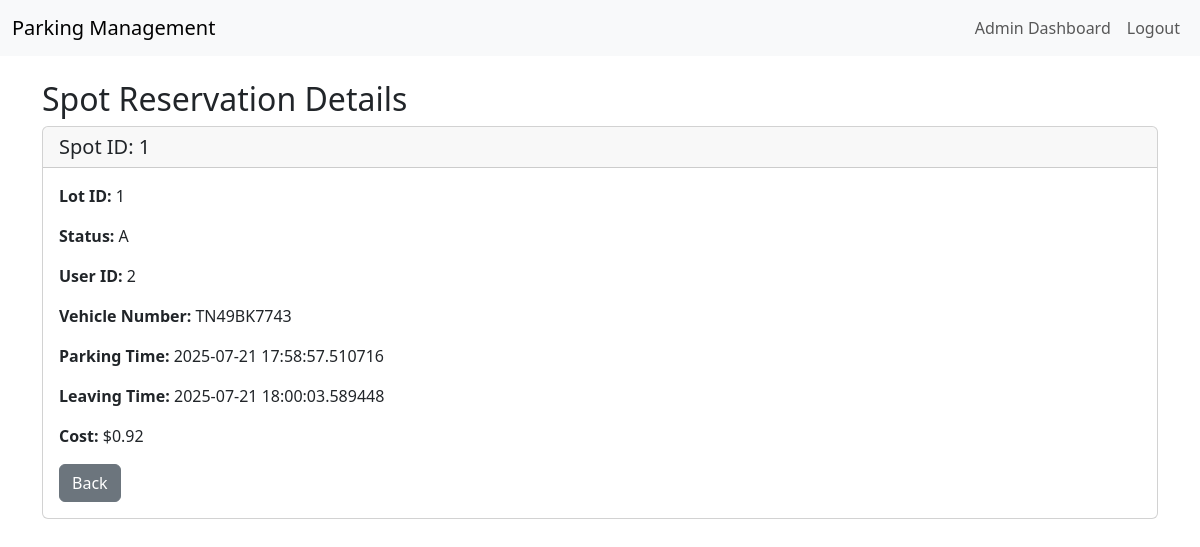
The app's page /admin/spot_details/1 (signed in), older data.
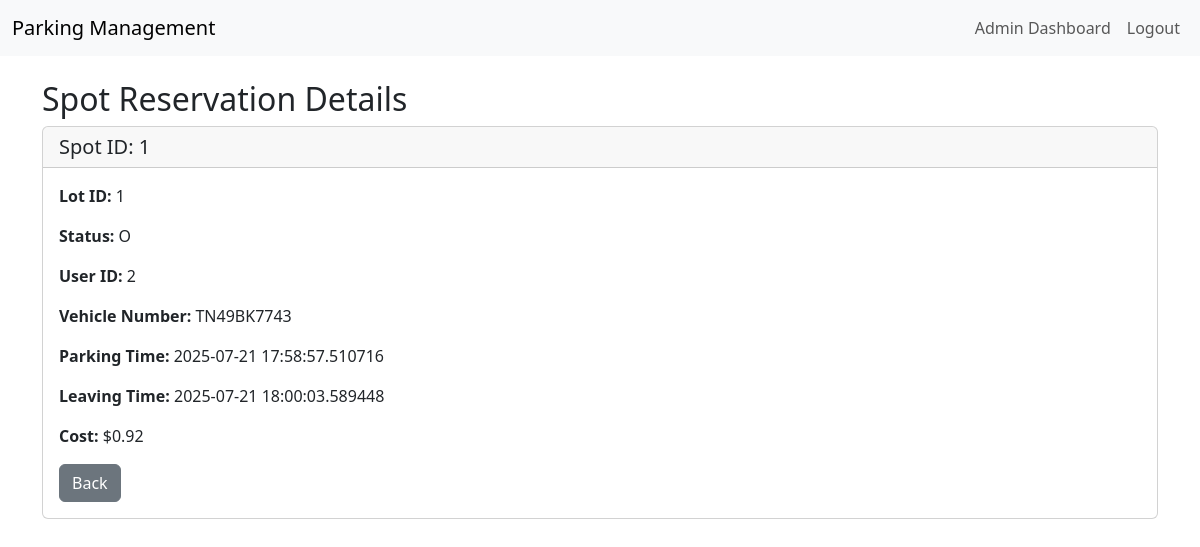
The same page, newer data.
### models.py (models this page shows)
class ParkingSpot(db.Model):
    id = db.Column(db.Integer, primary_key=True)
    lot_id = db.Column(db.Integer, db.ForeignKey('parking_lot.id'), nullable=False)
    status = db.Column(db.String(1), nullable=False, default='A')

### app.py (the view)
@app.route('/admin/spot_details/<int:spot_id>')
def spot_details(spot_id):
    user = get_current_user()
    if not user or user.role != 'admin':
        return redirect(url_for('login'))
    spot = ParkingSpot.query.get_or_404(spot_id)
    reservation = Reservation.query.filter_by(spot_id=spot_id).first()
    if not reservation:
        return redirect(url_for('view_spot', spot_id=spot_id))
    return render_template('spot_details.html', spot=spot, reservation=reservation)

### app.py (called while the page is built)
def get_current_user():
    if 'user_id' in session:
        user = User.query.get(session['user_id'])
        print(f"Current user: {user.username if user else 'None'}")
        return user
    print("No user_id in session")
    return None

@app.context_processor
def utility_processor():
    return dict(get_current_user=get_current_user)

### templates/spot_details.html
{% extends "base.html" %}
{% block content %}
<h2>Spot Reservation Details</h2>
<div class="card">
    <div class="card-header">
        <h5 class="mb-0">Spot ID: {{ spot.id }}</h5>
    </div>
    <div class="card-body">
        <p><strong>Lot ID:</strong> {{ spot.lot_id }}</p>
        <p><strong>Status:</strong> {{ spot.status }}</p>
        <p><strong>User ID:</strong> {{ reservation.user_id }}</p>
        <p><strong>Vehicle Number:</strong> {{ reservation.vehicle_number }}</p>
        <p><strong>Parking Time:</strong> {{ reservation.parking_timestamp }}</p>
        <p><strong>Leaving Time:</strong> {{ reservation.leaving_timestamp or 'Still Parked' }}</p>
        <p><strong>Cost:</strong>
            {% if reservation.parking_cost is not none %}
                ${{ reservation.parking_cost|float|round(2) }}
            {% else %}
                N/A
            {% endif %}
        </p>
        <a href="{{ url_for('admin_dashboard') }}" class="btn btn-secondary">Back</a>
    </div>
</div>
{% endblock %}

Row changes from the older to the newer data that the page shows:
changed ParkingSpot id 1: status "A" → "O"
